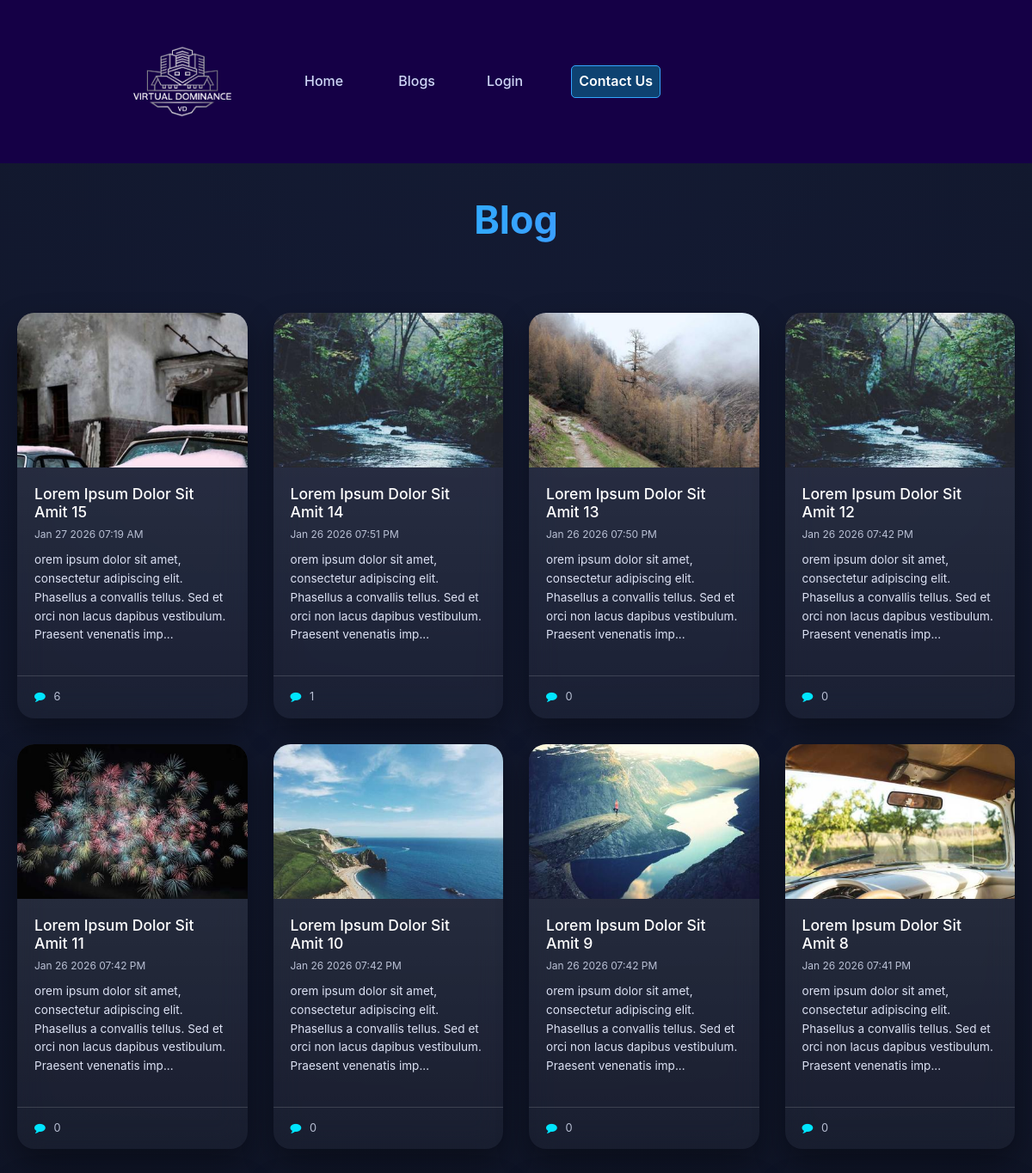
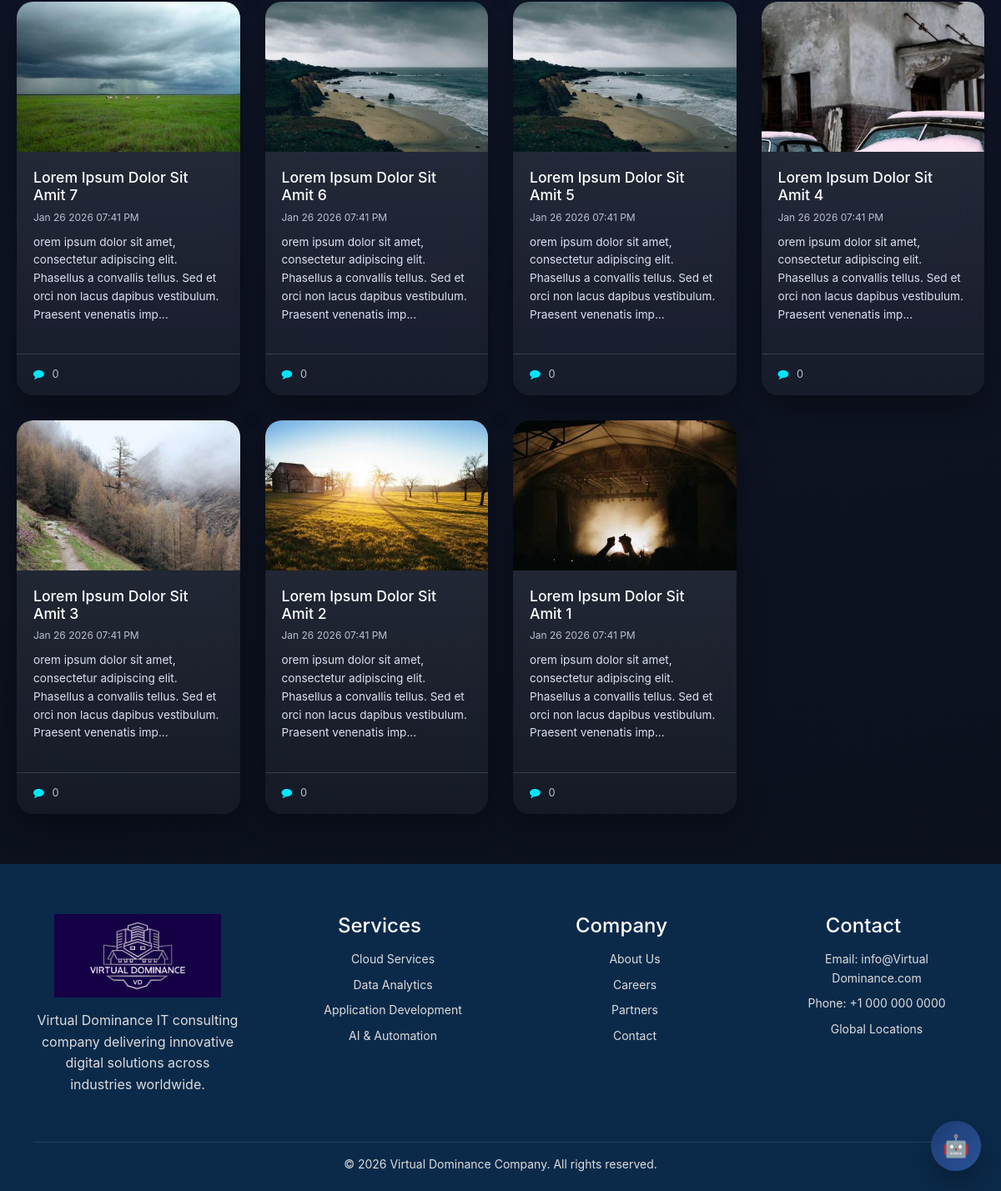
Screenshot of /blog.php with the database file from the repository (2 pictures, top to bottom).
### tables this page shows
CREATE TABLE IF NOT EXISTS `articles` (
  `id` int NOT NULL AUTO_INCREMENT,
  `title` text NOT NULL,
  `description` longtext NOT NULL,
  `img_url` text NOT NULL,
  `posted_by_id` int NOT NULL,
  `datetimeinserted` text NOT NULL,
  PRIMARY KEY (`id`)
);

### init/main-functions.php (called while the page is built, shortened)
<?php
$base_url = "http://127.0.0.1/ai_consulting_website_git";
function get_articles_feeds( $get_start=false, $get_end=false){
  global $conn;
  $articles = [];
  $get_articles = mysqli_query($conn,
    "SELECT
        M.*,
        COUNT(J.id) AS comment_counts
    FROM
        articles AS M
    LEFT JOIN
        comments AS J ON M.id = J.article_id
    GROUP BY
        M.id -- Include all non-aggregated columns from the SELECT list in the GROUP BY clause
    ORDER BY
        M.datetimeinserted
        DESC;
    "
  );
  while( $the_articles = mysqli_fetch_assoc( $get_articles ) ){
    $articles[] = $the_articles;
  }
  return $articles;
}
?>

### blog.php (the view, shortened to what this page needs)
<?php
include("template-parts/header.php");
?>
<h1 class="page-title">Blog</h1>
<div class="blog-container">
  <?php
  $the_articles = get_articles_feeds();
  foreach( $the_articles as $the_article ): ?>
    <a href="<?=$base_url;?>/blog-single.php?id=<?=$the_article['id'];?>" class="blog-card">
      <div class="image-wrapper">
        <img src="<?php echo $base_url.$the_article['img_url']; ?>" loading="lazy">
      </div>
      <div class="blog-content">
        <h3><?php echo $the_article['title'];?></h3>
        <div class="date"><?php echo date("M d Y h:i A", strtotime( $the_article['datetimeinserted'] ));?></div>
        <p><?php
          if( strlen( $the_article['description'] ) > 150 ){
            echo substr($the_article['description'], 0, 150)."...";
          } else {
            $the_article['description'];
          }
          ?></p>
      </div>
      <div class="blog-footer">
        <span><i class="fa fa-comment"></i> <?=$the_article['comment_counts'];?></span>
      </div>
    </a>
  <?php endforeach; ?>
</div>
<?php include("template-parts/footer.php"); ?>

### assets/style.css (style rules this page uses)
* { box-sizing: border-box; font-family: Arial, sans-serif; margin: 0; padding: 0; }
body { line-height: 1.6; }

### blog.php (style rules this page uses)
:root { --primary: #6c63ff; --secondary: #00e5ff; --bg: #0b0f1a; --card-bg: rgba(255,255,255,0.08); --glass: rgba(255,255,255,0.12); --text: #ffffff; --muted: #b9c0d4; }
* { margin: 0; padding: 0; box-sizing: border-box; font-family: 'Inter', sans-serif; }
body { background: radial-gradient(circle at top, #141b34, var(--bg)); color: var(--text); min-height: 100vh; }
.page-title { text-align: center; padding: 40px 20px 20px; font-size: 2.8rem; font-weight: 700; background: linear-gradient(90deg, var(--secondary), var(--primary)); -webkit-background-clip: text; -webkit-text-fill-color: transparent; }
.blog-container { max-width: 1300px; margin: 60px auto; padding: 0 20px; display: grid; grid-template-columns: repeat(4, 1fr); gap: 30px; }
.blog-card { display: flex; flex-direction: column; justify-content: space-between; background: linear-gradient(180deg, rgba(255,255,255,0.12), rgba(255,255,255,0.04)); border-radius: 20px; overflow: hidden; backdrop-filter: blur(16px); box-shadow: 0 15px 35px rgba(0,0,0,0.35); transition: transform 0.35s ease, box-shadow 0.35s ease; text-decoration: none; color: #fff; }
.blog-card img { width: 100%; height: 180px; object-fit: cover; }
.blog-content { padding: 20px; flex-grow: 1; }
.blog-content h3 { font-size: 1.1rem; margin-bottom: 6px; }
.blog-content .date { font-size: 0.75rem; color: var(--muted); margin-bottom: 10px; }
.blog-content p { font-size: 0.85rem; line-height: 1.6; color: #dce1f3; }
.blog-footer { display: flex; justify-content: space-between; align-items: center; padding: 14px 20px; border-top: 1px solid rgba(255,255,255,0.15); }
.blog-footer span { font-size: 0.8rem; color: var(--muted); cursor: pointer; }
.blog-footer i { margin-right: 6px; color: var(--secondary); }
.image-wrapper { position: relative; width: 100%; height: 180px; overflow: hidden; }
.image-wrapper img { width: 100%; height: 100%; object-fit: cover; display: block; }

### rows the page displays
articles: img_url (picture), title "Lorem Ipsum Dolor Sit Amit 15", datetimeinserted "Jan 27 2026 07:19 AM", description "orem ipsum dolor sit amet, consectetur adipiscing elit. Phasellus a convallis tellus. Sed et orci non lacus dapibus vestibulum. Praesent venenatis imp", comment_counts "6"
articles: img_url (picture), title "Lorem Ipsum Dolor Sit Amit 14", datetimeinserted "Jan 26 2026 07:51 PM", description "orem ipsum dolor sit amet, consectetur adipiscing elit. Phasellus a convallis tellus. Sed et orci non lacus dapibus vestibulum. Praesent venenatis imp", comment_counts "1"
articles: img_url (picture), title "Lorem Ipsum Dolor Sit Amit 13", datetimeinserted "Jan 26 2026 07:50 PM", description "orem ipsum dolor sit amet, consectetur adipiscing elit. Phasellus a convallis tellus. Sed et orci non lacus dapibus vestibulum. Praesent venenatis imp", comment_counts "0"
articles: img_url (picture), title "Lorem Ipsum Dolor Sit Amit 12", datetimeinserted "Jan 26 2026 07:42 PM", description "orem ipsum dolor sit amet, consectetur adipiscing elit. Phasellus a convallis tellus. Sed et orci non lacus dapibus vestibulum. Praesent venenatis imp", comment_counts "0"
articles: img_url (picture), title "Lorem Ipsum Dolor Sit Amit 11", datetimeinserted "Jan 26 2026 07:42 PM", description "orem ipsum dolor sit amet, consectetur adipiscing elit. Phasellus a convallis tellus. Sed et orci non lacus dapibus vestibulum. Praesent venenatis imp", comment_counts "0"
articles: img_url (picture), title "Lorem Ipsum Dolor Sit Amit 10", datetimeinserted "Jan 26 2026 07:42 PM", description "orem ipsum dolor sit amet, consectetur adipiscing elit. Phasellus a convallis tellus. Sed et orci non lacus dapibus vestibulum. Praesent venenatis imp", comment_counts "0"
articles: img_url (picture), title "Lorem Ipsum Dolor Sit Amit 9", datetimeinserted "Jan 26 2026 07:42 PM", description "orem ipsum dolor sit amet, consectetur adipiscing elit. Phasellus a convallis tellus. Sed et orci non lacus dapibus vestibulum. Praesent venenatis imp", comment_counts "0"
articles: img_url (picture), title "Lorem Ipsum Dolor Sit Amit 8", datetimeinserted "Jan 26 2026 07:41 PM", description "orem ipsum dolor sit amet, consectetur adipiscing elit. Phasellus a convallis tellus. Sed et orci non lacus dapibus vestibulum. Praesent venenatis imp", comment_counts "0"
articles: img_url (picture), title "Lorem Ipsum Dolor Sit Amit 7", datetimeinserted "Jan 26 2026 07:41 PM", description "orem ipsum dolor sit amet, consectetur adipiscing elit. Phasellus a convallis tellus. Sed et orci non lacus dapibus vestibulum. Praesent venenatis imp", comment_counts "0"
articles: img_url (picture), title "Lorem Ipsum Dolor Sit Amit 6", datetimeinserted "Jan 26 2026 07:41 PM", description "orem ipsum dolor sit amet, consectetur adipiscing elit. Phasellus a convallis tellus. Sed et orci non lacus dapibus vestibulum. Praesent venenatis imp", comment_counts "0"
articles: img_url (picture), title "Lorem Ipsum Dolor Sit Amit 5", datetimeinserted "Jan 26 2026 07:41 PM", description "orem ipsum dolor sit amet, consectetur adipiscing elit. Phasellus a convallis tellus. Sed et orci non lacus dapibus vestibulum. Praesent venenatis imp", comment_counts "0"
articles: img_url (picture), title "Lorem Ipsum Dolor Sit Amit 4", datetimeinserted "Jan 26 2026 07:41 PM", description "orem ipsum dolor sit amet, consectetur adipiscing elit. Phasellus a convallis tellus. Sed et orci non lacus dapibus vestibulum. Praesent venenatis imp", comment_counts "0"
articles: img_url (picture), title "Lorem Ipsum Dolor Sit Amit 3", datetimeinserted "Jan 26 2026 07:41 PM", description "orem ipsum dolor sit amet, consectetur adipiscing elit. Phasellus a convallis tellus. Sed et orci non lacus dapibus vestibulum. Praesent venenatis imp", comment_counts "0"
articles: img_url (picture), title "Lorem Ipsum Dolor Sit Amit 2", datetimeinserted "Jan 26 2026 07:41 PM", description "orem ipsum dolor sit amet, consectetur adipiscing elit. Phasellus a convallis tellus. Sed et orci non lacus dapibus vestibulum. Praesent venenatis imp", comment_counts "0"
articles: img_url (picture), title "Lorem Ipsum Dolor Sit Amit 1", datetimeinserted "Jan 26 2026 07:41 PM", description "orem ipsum dolor sit amet, consectetur adipiscing elit. Phasellus a convallis tellus. Sed et orci non lacus dapibus vestibulum. Praesent venenatis imp", comment_counts "0"
